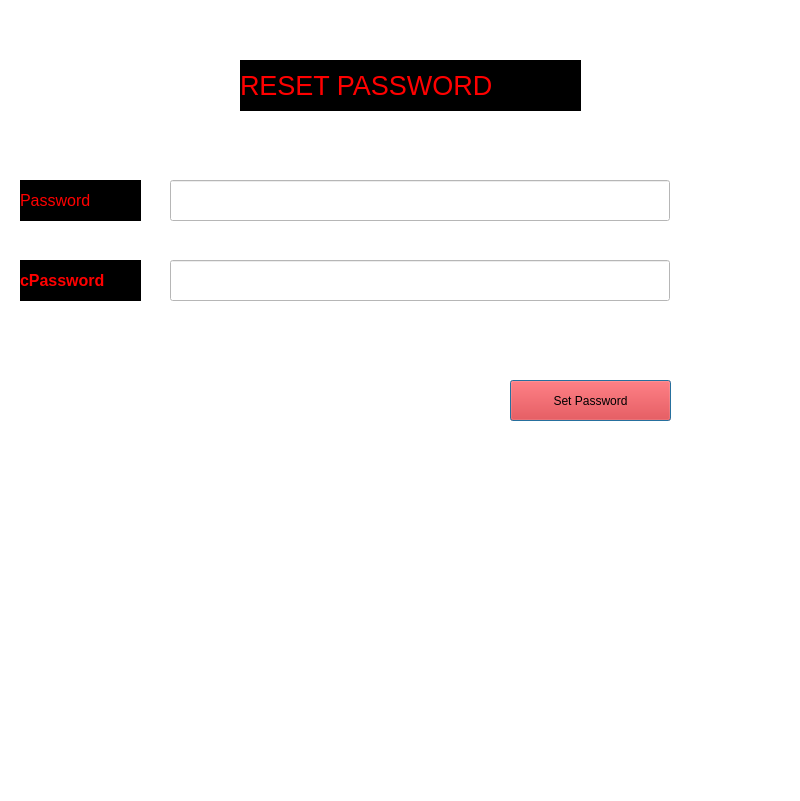
<?xml version="1.0" encoding="UTF-8"?>
<ui version="4.0">
 <class>Dialog</class>
 <widget class="QDialog" name="Dialog">
  <property name="geometry">
   <rect>
    <x>0</x>
    <y>0</y>
    <width>800</width>
    <height>801</height>
   </rect>
  </property>
  <property name="windowTitle">
   <string>Dialog</string>
  </property>
  <property name="styleSheet">
   <string notr="true">background-color: rgb(255, 255, 255);
font: 75 12pt &quot;MS Shell Dlg 2&quot;;</string>
  </property>
  <widget class="QLabel" name="label">
   <property name="geometry">
    <rect>
     <x>240</x>
     <y>60</y>
     <width>341</width>
     <height>51</height>
    </rect>
   </property>
   <property name="styleSheet">
    <string notr="true">
background-color: rgb(0, 0, 0);</string>
   </property>
   <property name="text">
    <string>&lt;html&gt;&lt;head/&gt;&lt;body&gt;&lt;p&gt;&lt;span style=&quot; font-size:20pt; color:#ff0000;&quot;&gt;RESET PASSWORD&lt;/span&gt;&lt;/p&gt;&lt;/body&gt;&lt;/html&gt;</string>
   </property>
  </widget>
  <widget class="QLineEdit" name="password">
   <property name="geometry">
    <rect>
     <x>170</x>
     <y>180</y>
     <width>500</width>
     <height>41</height>
    </rect>
   </property>
   <property name="styleSheet">
    <string notr="true">background-color: rgb(85, 85, 0);
background-color: rgb(255, 255, 255);
font: 10pt &quot;MS Shell Dlg 2&quot;;</string>
   </property>
  </widget>
  <widget class="QLabel" name="label_5">
   <property name="geometry">
    <rect>
     <x>20</x>
     <y>260</y>
     <width>121</width>
     <height>41</height>
    </rect>
   </property>
   <property name="styleSheet">
    <string notr="true">background-color: rgb(0, 0, 0);
font-size : 12pt;</string>
   </property>
   <property name="text">
    <string>&lt;html&gt;&lt;head/&gt;&lt;body&gt;&lt;p&gt;&lt;span style=&quot; font-weight:600; color:#ff0000;&quot;&gt;cPassword&lt;/span&gt;&lt;/p&gt;&lt;/body&gt;&lt;/html&gt;</string>
   </property>
  </widget>
  <widget class="QLineEdit" name="confirmpass">
   <property name="geometry">
    <rect>
     <x>170</x>
     <y>260</y>
     <width>500</width>
     <height>41</height>
    </rect>
   </property>
   <property name="styleSheet">
    <string notr="true">background-color: rgb(85, 85, 0);
background-color: rgb(255, 255, 255);
font: 10pt &quot;MS Shell Dlg 2&quot;;</string>
   </property>
   <property name="text">
    <string/>
   </property>
  </widget>
  <widget class="QLabel" name="label_3">
   <property name="geometry">
    <rect>
     <x>20</x>
     <y>180</y>
     <width>121</width>
     <height>41</height>
    </rect>
   </property>
   <property name="styleSheet">
    <string notr="true">background-color: rgb(0, 0, 0);
font-size : 12pt;</string>
   </property>
   <property name="text">
    <string>&lt;html&gt;&lt;head/&gt;&lt;body&gt;&lt;p&gt;&lt;span style=&quot; color:#ff0000;&quot;&gt;Password&lt;/span&gt;&lt;/p&gt;&lt;/body&gt;&lt;/html&gt;</string>
   </property>
  </widget>
  <widget class="QPushButton" name="setpassword">
   <property name="geometry">
    <rect>
     <x>510</x>
     <y>380</y>
     <width>161</width>
     <height>41</height>
    </rect>
   </property>
   <property name="styleSheet">
    <string notr="true">background-color: rgb(255, 0, 0);
font: 75 12pt &quot;MS Shell Dlg 2&quot;;</string>
   </property>
   <property name="text">
    <string>Set Password</string>
   </property>
  </widget>
 </widget>
 <resources/>
 <connections/>
</ui>
